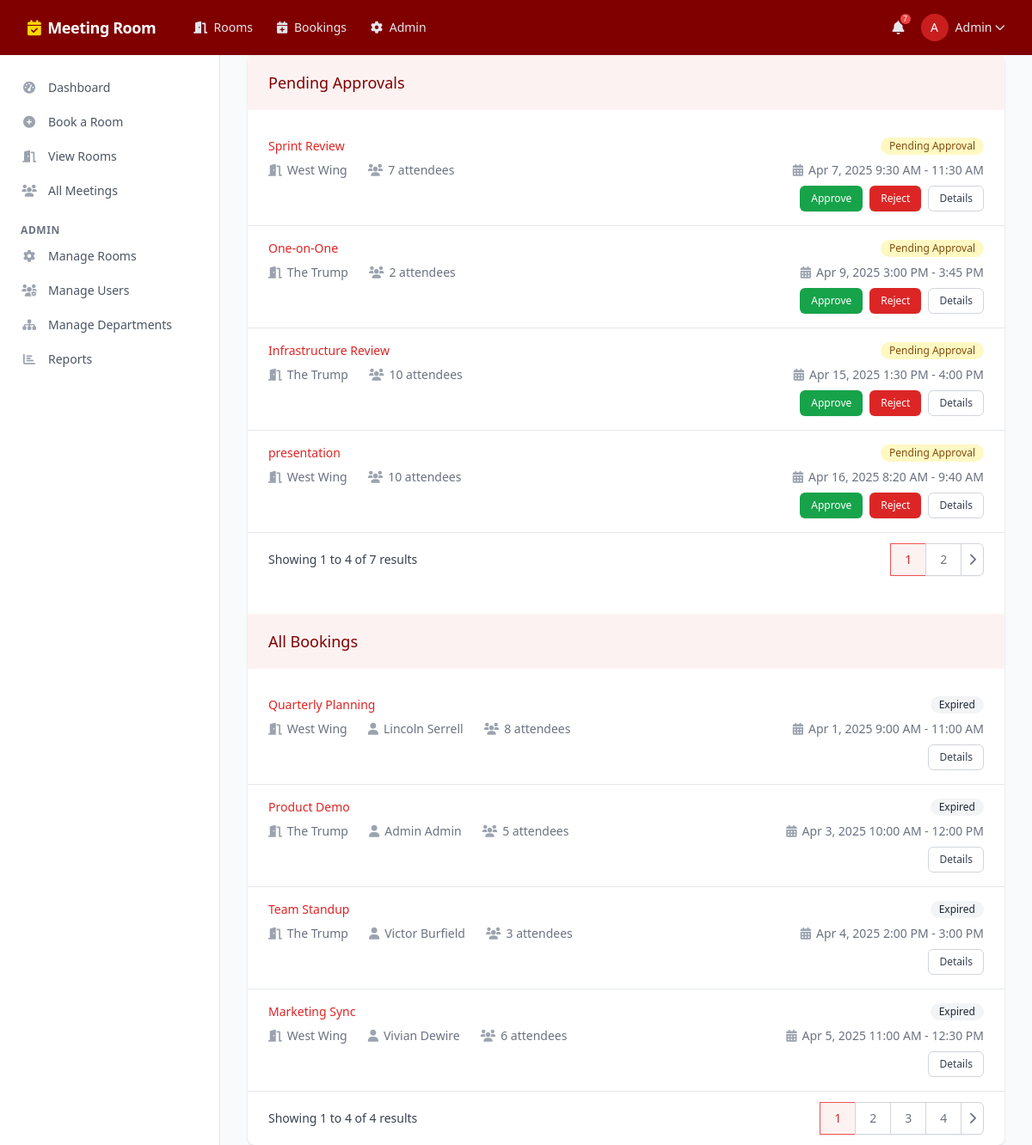
Before: /approvals.php (signed in) with the older database file.
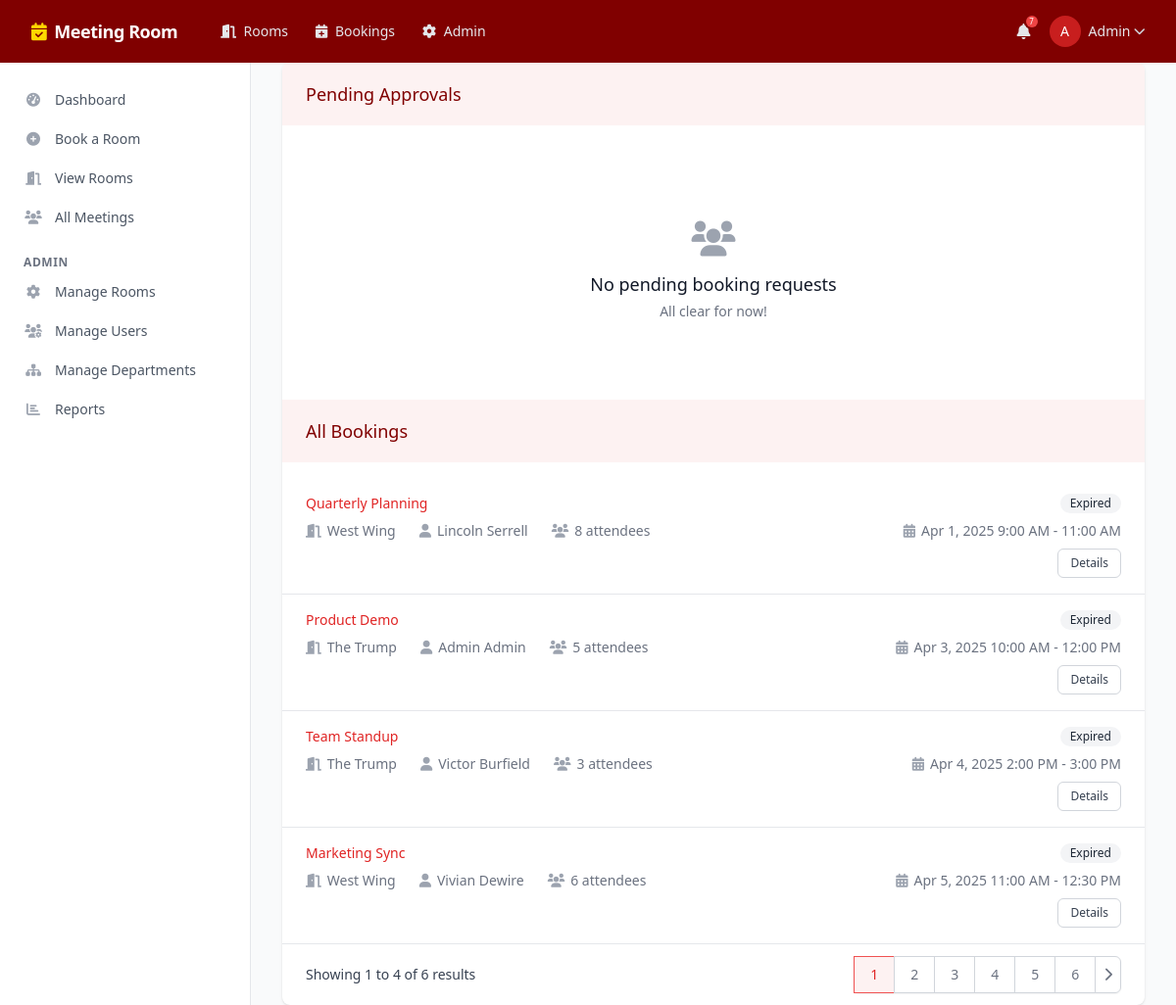
After: the same page with the newer database file.
### tables this page shows
CREATE TABLE bookings (
    booking_id INTEGER PRIMARY KEY AUTOINCREMENT,
    room_id INTEGER NOT NULL,
    user_id INTEGER NOT NULL,
    event_name TEXT NOT NULL,
    start_time DATETIME NOT NULL,
    end_time DATETIME NOT NULL,
    attendees_count INTEGER NOT NULL,
    status TEXT DEFAULT 'Pending', -- Pending, Approved, Rejected, Cancelled, Completed
    approver_id INTEGER,
    approval_notes TEXT,
    google_calendar_event_id TEXT, -- For calendar integration
    created_at DATETIME DEFAULT CURRENT_TIMESTAMP,
    FOREIGN KEY (room_id) REFERENCES boardrooms(room_id),
    FOREIGN KEY (user_id) REFERENCES users(user_id),
    FOREIGN KEY (approver_id) REFERENCES users(user_id)
);

CREATE TABLE boardrooms (
    room_id INTEGER PRIMARY KEY AUTOINCREMENT,
    room_name TEXT NOT NULL UNIQUE,
    capacity INTEGER NOT NULL,
    location TEXT NOT NULL,
    amenities TEXT, -- JSON string of available amenities
    is_active BOOLEAN DEFAULT TRUE,
    thumbnail_url TEXT -- URL for room image
);

CREATE TABLE users (
    user_id INTEGER PRIMARY KEY AUTOINCREMENT,
    first_name TEXT NOT NULL,
    last_name TEXT NOT NULL,
    email TEXT NOT NULL UNIQUE,
    password TEXT NOT NULL, -- For login authentication
    department_id INTEGER NOT NULL,
    role TEXT DEFAULT 'user', -- 'user', 'approver', or 'admin'
    created_at DATETIME DEFAULT CURRENT_TIMESTAMP,
    FOREIGN KEY (department_id) REFERENCES departments(department_id)
);

### approvals.php (the view, shortened to what the changed rows need)
<?php
require_once 'includes/header.php';
$perPage = 4;
$page = isset($_GET['page']) ? max(1, intval($_GET['page'])) : 1;
$offset = ($page - 1) * $perPage;
$totalPending = $db->query("SELECT COUNT(*) FROM bookings WHERE status = 'Pending'")->fetchColumn();
$totalPagesPending = ceil($totalPending / $perPage);
$pending_approvals = $db->prepare("
    SELECT b.booking_id, b.event_name, b.attendees_count, b.start_time, b.end_time, b.status, r.room_name, u.first_name, u.last_name
    FROM bookings b
    JOIN boardrooms r ON b.room_id = r.room_id
    JOIN users u ON b.user_id = u.user_id
    WHERE b.status = 'Pending'
    ORDER BY b.start_time ASC
    LIMIT :limit OFFSET :offset
");
$pending_approvals->bindValue(':limit', $perPage, PDO::PARAM_INT);
$pending_approvals->bindValue(':offset', $offset, PDO::PARAM_INT);
$pending_approvals->execute();
$pendingApprovals = $pending_approvals->fetchAll(PDO::FETCH_ASSOC);
$totalOther = $db->query("SELECT COUNT(*) FROM bookings WHERE status != 'Pending'")->fetchColumn();
$totalPagesOther = ceil($totalOther / $perPage);
$other_bookings = $db->prepare("
    SELECT b.booking_id, b.event_name, b.attendees_count, b.start_time, b.end_time, b.status, r.room_name, u.first_name, u.last_name,
           (b.end_time < datetime('now') AND b.status = 'Approved') AS is_expired
    FROM bookings b
    JOIN boardrooms r ON b.room_id = r.room_id
    JOIN users u ON b.user_id = u.user_id
    WHERE b.status != 'Pending'
    ORDER BY b.start_time ASC
    LIMIT :limit OFFSET :offset
");
$other_bookings->bindValue(':limit', $perPage, PDO::PARAM_INT);
$other_bookings->bindValue(':offset', $offset, PDO::PARAM_INT);
$other_bookings->execute();
$otherBookings = $other_bookings->fetchAll(PDO::FETCH_ASSOC);
?>
<div class="bg-white shadow overflow-hidden sm:rounded-lg">
    <?php if (empty($pendingApprovals)): ?>
        <div class="mt-12 text-center py-12">
            <i class="fas fa-users text-4xl text-gray-400 mb-3"></i>
            <h3 class="text-lg font-medium text-gray-900">No pending booking requests</h3>
            <p class="mt-1 text-sm text-gray-500">All clear for now!</p>
        </div>
    <?php else: ?>
        <ul class="divide-y divide-gray-200 mt-2">
            <?php foreach ($pendingApprovals as $booking): ?>
                <li>
                    <div class="px-4 py-4 sm:px-6">
                        <div class="flex items-center justify-between">
                            <p class="text-sm font-medium text-maroon-600 truncate">
                                <?= htmlspecialchars($booking['event_name']) ?>
                            </p>
                            <div class="ml-2 flex-shrink-0 flex">
                                <span class="inline-flex items-center px-2.5 py-0.5 rounded-full text-xs font-medium bg-yellow-100 text-yellow-800">
                                    Pending Approval
                                </span>
                            </div>
                        </div>
                        <div class="mt-2 sm:flex sm:justify-between">
                            <div class="sm:flex">
                                <p class="flex items-center text-sm text-gray-500">
                                    <i class="fas fa-door-open text-gray-400 mr-1.5"></i>
                                    <?= htmlspecialchars($booking['room_name']) ?>
                                </p>
                                <p class="mt-2 flex items-center text-sm text-gray-500 sm:mt-0 sm:ml-6">
                                    <i class="fas fa-users text-gray-400 mr-1.5"></i>
                                    <?= htmlspecialchars($booking['attendees_count']) ?> attendees
                                </p>
                            </div>
                            <div class="mt-2 flex items-center text-sm text-gray-500 sm:mt-0">
                                <i class="fas fa-calendar-alt text-gray-400 mr-1.5"></i>
                                <time datetime="<?= date('Y-m-d\TH:i:s', strtotime($booking['start_time'])) ?>">
                                    <?= date('M j, Y g:i A', strtotime($booking['start_time'])) ?> - <?= date('g:i A', strtotime($booking['end_time'])) ?>
                                </time>
                            </div>
                        </div>
                        <div class="mt-2 flex justify-end space-x-2">
                            <button onclick="showApproveModal(<?= $booking['booking_id'] ?>)" class="inline-flex items-center px-3 py-1.5 border border-transparent text-xs font-medium rounded-md shadow-sm text-white bg-green-600 hover:bg-green-700 focus:outline-none focus:ring-2 focus:ring-offset-2 focus:ring-green-500">
                                Approve
                            </button>
                            <button onclick="showRejectModal(<?= $booking['booking_id'] ?>)" class="inline-flex items-center px-3 py-1.5 border border-transparent text-xs font-medium rounded-md shadow-sm text-white bg-red-600 hover:bg-red-700 focus:outline-none focus:ring-2 focus:ring-offset-2 focus:ring-red-500">
                                Reject
                            </button>
                            <button onclick="showDetailsModal(<?= $booking['booking_id'] ?>)" class="inline-flex items-center px-3 py-1.5 border border-gray-300 text-xs font-medium rounded-md text-gray-700 bg-white hover:bg-gray-50 focus:outline-none focus:ring-2 focus:ring-offset-2 focus:ring-maroon-500">
                                Details
                            </button>
                        </div>
                    </div>
                </li>
            <?php endforeach; ?>
        </ul>
    <?php endif; ?>
    <?php if (!empty($pendingApprovals) && $totalPagesPending > 1): ?>
        <div class="px-4 py-3 flex items-center justify-between border-t border-gray-200 sm:px-6">
            <div class="hidden sm:flex-1 sm:flex sm:items-center sm:justify-between">
                <div>
                    <p class="text-sm text-gray-700">
                        Showing <span class="font-medium"><?= ($offset + 1) ?></span> to <span class="font-medium"><?= min($offset + $perPage, $totalPending) ?></span> of <span class="font-medium"><?= $totalPending ?></span> results
                    </p>
                </div>
                <div>
                    <nav class="relative z-0 inline-flex rounded-md shadow-sm -space-x-px" aria-label="Pagination">
                        <?php for ($i = 1; $i <= $totalPagesPending; $i++): ?>
                            <a href="?page=<?= $i ?>" class="<?= $i == $page ? 'bg-maroon-50 border-maroon-500 text-maroon-600' : 'bg-white border-gray-300 text-gray-500 hover:bg-gray-50' ?> relative inline-flex items-center px-4 py-2 border text-sm font-medium">
                                <?= $i ?>
                            </a>
                        <?php endfor; ?>
                        <?php if ($page < $totalPagesPending): ?>
                            <a href="?page=<?= ($page + 1) ?>" class="relative inline-flex items-center px-2 py-2 rounded-r-md border border-gray-300 bg-white text-sm font-medium text-gray-500 hover:bg-gray-50">
                                <i class="fas fa-chevron-right"></i>
                            </a>
                        <?php endif; ?>
                    </nav>
                </div>
            </div>
        </div>
    <?php endif; ?>
    <?php if (empty($otherBookings)): ?>
        <div class="mt-12 text-center py-12">
            <i class="fas fa-calendar-alt text-4xl text-gray-400 mb-3"></i>
            <h3 class="text-lg font-medium text-gray-900">No bookings found</h3>
            <p class="mt-1 text-sm text-gray-500">All approved bookings will appear here</p>
        </div>
    <?php else: ?>
        <ul class="divide-y divide-gray-200 mt-2">
            <?php foreach ($otherBookings as $booking):
                $isExpired = strtotime($booking['end_time']) < time();
                $isCompleted = $booking['status'] === 'Completed';
            ?>
                <li>
                    <div class="px-4 py-4 sm:px-6">
                        <div class="flex items-center justify-between">
                            <p class="text-sm font-medium text-maroon-600 truncate">
                                <?= htmlspecialchars($booking['event_name']) ?>
                            </p>
                            <div class="ml-2 flex-shrink-0 flex">
                                <?php if ($isExpired): ?>
                                    <span class="inline-flex items-center px-2.5 py-0.5 rounded-full text-xs font-medium bg-gray-100 text-gray-800">
                                        Expired
                                    </span>
                                <?php elseif ($isCompleted): ?>
                                    <span class="inline-flex items-center px-2.5 py-0.5 rounded-full text-xs font-medium bg-blue-100 text-blue-800">
                                        Completed
                                    </span>
                                <?php else: ?>
                                    <span class="inline-flex items-center px-2.5 py-0.5 rounded-full text-xs font-medium bg-green-100 text-green-800">
                                        Approved
                                    </span>
                                <?php endif; ?>
                            </div>
                        </div>
                        <div class="mt-2 sm:flex sm:justify-between">
                            <div class="sm:flex">
                                <p class="flex items-center text-sm text-gray-500">
                                    <i class="fas fa-door-open text-gray-400 mr-1.5"></i>
                                    <?= htmlspecialchars($booking['room_name']) ?>
                                </p>
                                <p class="mt-2 flex items-center text-sm text-gray-500 sm:mt-0 sm:ml-6">
                                    <i class="fas fa-user text-gray-400 mr-1.5"></i>
                                    <?= htmlspecialchars($booking['first_name'] . ' ' . $booking['last_name']) ?>
                                </p>
                                <p class="mt-2 flex items-center text-sm text-gray-500 sm:mt-0 sm:ml-6">
                                    <i class="fas fa-users text-gray-400 mr-1.5"></i>
                                    <?= htmlspecialchars($booking['attendees_count']) ?> attendees
                                </p>
                            </div>
                            <div class="mt-2 flex items-center text-sm text-gray-500 sm:mt-0">
                                <i class="fas fa-calendar-alt text-gray-400 mr-1.5"></i>
                                <time datetime="<?= date('Y-m-d\TH:i:s', strtotime($booking['start_time'])) ?>">
                                    <?= date('M j, Y g:i A', strtotime($booking['start_time'])) ?> - <?= date('g:i A', strtotime($booking['end_time'])) ?>
                                </time>
                            </div>
                        </div>
                        <div class="mt-2 flex justify-end space-x-2">
                            <button onclick="showDetailsModal(<?= $booking['booking_id'] ?>)" class="inline-flex items-center px-3 py-1.5 border border-gray-300 text-xs font-medium rounded-md text-gray-700 bg-white hover:bg-gray-50 focus:outline-none focus:ring-2 focus:ring-offset-2 focus:ring-maroon-500">
                                Details
                            </button>
                        </div>
                    </div>
                </li>
            <?php endforeach; ?>
        </ul>
    <?php endif; ?>
    <?php if (!empty($otherBookings) && $totalPagesOther > 1): ?>
        <div class="px-4 py-3 flex items-center justify-between border-t border-gray-200 sm:px-6">
            <div class="hidden sm:flex-1 sm:flex sm:items-center sm:justify-between">
                <div>
                    <p class="text-sm text-gray-700">
                        Showing <span class="font-medium"><?= ($offset + 1) ?></span> to <span class="font-medium"><?= min($offset + $perPage, $totalPagesOther) ?></span> of <span class="font-medium"><?= $totalPagesOther ?></span> results
                    </p>
                </div>
                <div>
                    <nav class="relative z-0 inline-flex rounded-md shadow-sm -space-x-px" aria-label="Pagination">
                        <?php for ($i = 1; $i <= $totalPagesOther; $i++): ?>
                            <a href="?page=<?= $i ?>" class="<?= $i == $page ? 'bg-maroon-50 border-maroon-500 text-maroon-600' : 'bg-white border-gray-300 text-gray-500 hover:bg-gray-50' ?> relative inline-flex items-center px-4 py-2 border text-sm font-medium">
                                <?= $i ?>
                            </a>
                        <?php endfor; ?>
                        <?php if ($page < $totalPagesOther): ?>
                            <a href="?page=<?= ($page + 1) ?>" class="relative inline-flex items-center px-2 py-2 rounded-r-md border border-gray-300 bg-white text-sm font-medium text-gray-500 hover:bg-gray-50">
                                <i class="fas fa-chevron-right"></i>
                            </a>
                        <?php endif; ?>
                    </nav>
                </div>
            </div>
        </div>
    <?php endif; ?>
</div>
</body>
</html>

Changed rows visible on the page:
no longer on this page (row edited): bookings: event_name "Sprint Review", room.room_name "West Wing", attendees_count "7", start_time "Apr 7, 2025 9:30 AM", end_time "11:30 AM", shown under "Pending Approvals"
no longer on this page (row edited): bookings: event_name "One-on-One", room.room_name "The Trump", attendees_count "2", start_time "Apr 9, 2025 3:00 PM", end_time "3:45 PM", shown under "Pending Approvals"
no longer on this page (row edited): bookings: event_name "Infrastructure Review", room.room_name "The Trump", attendees_count "10", start_time "Apr 15, 2025 1:30 PM", end_time "4:00 PM", shown under "Pending Approvals"
no longer on this page (row edited): bookings: event_name "presentation", room.room_name "West Wing", attendees_count "10", start_time "Apr 16, 2025 8:20 AM", end_time "9:40 AM", shown under "Pending Approvals"
Other visible differences:
$totalPagesOther: "4" → "6"
$offset + 1: "1" → (not shown)
min($offset + $perPage, $totalPending): "4" → (not shown)
$totalPending: "7" → (not shown)
text no longer shown: "Showing to of results"
text now shown: "No pending booking requests All clear for now!"
new list line: "5"
new list line: "6"
list line gone: "1"
list line gone: "2"
